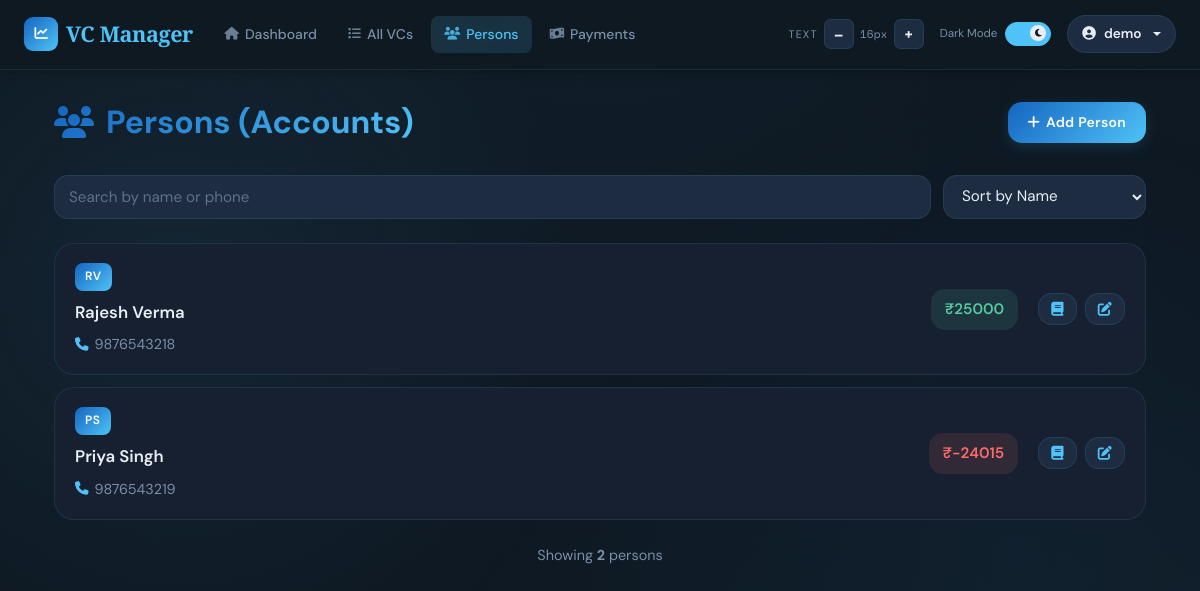
Screenshot of /person/ (signed in) with the database file from the repository.
### app/models/user.py (models this page shows, shortened)
class User(UserMixin, db.Model):
    __tablename__ = 'users'
    id = db.Column(db.Integer, primary_key=True)
    email = db.Column(db.String(120), unique=True, nullable=False, index=True)
    name = db.Column(db.String(120), nullable=False)
    password_hash = db.Column(db.String(255), nullable=True)  # Nullable for OAuth-only users
    google_id = db.Column(db.String(255), unique=True, nullable=True)  # For OAuth users
    created_at = db.Column(db.DateTime, default=datetime.utcnow)
    last_login = db.Column(db.DateTime, nullable=True)
    vcs = db.relationship('VC', backref='user', lazy=True, cascade='all, delete-orphan')
    persons = db.relationship('Person', backref='user', lazy=True, cascade='all, delete-orphan')

### app/models/person.py (models this page shows, shortened)
class Person(db.Model):
    __tablename__ = 'persons'
    id = db.Column(db.Integer, primary_key=True)
    user_id = db.Column(db.Integer, db.ForeignKey('users.id'), nullable=False, index=True)
    name = db.Column(db.String(80), unique=True, nullable=False)
    short_name = db.Column(db.String(20), unique=True, nullable=False)
    phone = db.Column(db.String(20), nullable=False)
    phone2 = db.Column(db.String(20), nullable=True)
    opening_balance = db.Column(db.Float, default=0.0, nullable=True)
    created_at = db.Column(db.DateTime, default=datetime.utcnow)
    payments = db.relationship('Payment', backref='person', lazy=True)
    ledger_entries = db.relationship('LedgerEntry', backref='person', lazy=True)
    @property
    def ledger_balance(self):
        if self.ledger_entries:
            last_entry = sorted(self.ledger_entries, key=lambda e: e.date, reverse=True)[0]
            return last_entry.balance
        return self.opening_balance or 0.0

### app/models/ledger.py (models this page shows)
class LedgerEntry(db.Model):
    __tablename__ = 'ledger_entries'
    id = db.Column(db.Integer, primary_key=True)
    person_id = db.Column(db.Integer, db.ForeignKey('persons.id'), nullable=False, index=True)
    vc_id = db.Column(db.Integer, db.ForeignKey('vcs.id'), nullable=True, index=True)
    date = db.Column(db.DateTime, nullable=False, default=datetime.utcnow)
    narration = db.Column(db.Text, nullable=False)
    debit = db.Column(db.Float, default=0)
    credit = db.Column(db.Float, default=0)
    balance = db.Column(db.Float, default=0)
    created_at = db.Column(db.DateTime, default=datetime.utcnow)

### app/routes/person.py (the view)
@person_bp.route('/')
@login_required
def persons():
    persons = Person.query.filter_by(user_id=current_user.id).all()
    return render_template('person/list.html', persons=persons)

### templates/person/list.html (shortened to what this page needs)
{% extends "base.html" %}
{% block content %}
<div class="container-fluid">
    <div class="page-header">
        <h1 class="page-title">
            <i class="fas fa-users"></i>Persons (Accounts)
        </h1>
        <button class="btn btn-primary" onclick="location.href='{{ url_for('person.create_person') }}'">
            <i class="fas fa-plus"></i>Add Person
        </button>
    </div>
    <div class="control-bar">
        <div class="search-box">
            <input
                id="searchInput"
                type="search"
                class="form-control"
                placeholder="Search by name or phone">
        </div>
        <select id="sortSelect" class="sort-select">
            <option value="name_asc">Sort by Name</option>
        </select>
    </div>
    <div class="person-list">
        {% if persons %}
            {% for person in persons %}
            <div class="person-item" id="person-{{ person.id }}">
                <div class="person-item-main">
                    <div class="person-badge">{{ person.short_name }}</div>
                    <div class="person-name">{{ person.name }}</div>
                    <div class="person-meta">
                        {% if person.phone %}
                        <div class="person-meta-item">
                            <i class="fas fa-phone"></i>
                            <span>{{ person.phone }}</span>
                        </div>
                        {% endif %}
                    </div>
                </div>
                <div class="person-item-actions">
                    <div class="balance-badge {{ 'positive' if person.ledger_balance >= 0 else 'negative' }}">
                        ₹{{ "%.0f"|format(person.ledger_balance) }}
                    </div>
                    <div class="action-buttons">
                        <button class="btn" onclick="event.stopPropagation(); location.href='{{ url_for('ledger.person_ledger', person_id=person.id) }}'" title="View Ledger">
                            <i class="fas fa-book"></i>
                        </button>
                        <button class="btn" onclick="event.stopPropagation(); location.href='{{ url_for('person.edit_person', id=person.id) }}'" title="Edit">
                            <i class="fas fa-edit"></i>
                        </button>
                    </div>
                </div>
            </div>
            {% endfor %}
        {% endif %}
    </div>
    {% if persons %}
    <div style="margin-top: 24px; text-align: center; color: var(--text-muted); font-size: 0.9rem;">
        Showing <strong>{{ persons|length }}</strong> person{{ 's' if persons|length != 1 else '' }}
    </div>
    {% endif %}
</div>
{% endblock %}

### templates/base.html (shortened to what this page needs)
<!DOCTYPE html>
<html lang="en" data-theme="dark">
<head>
    <link href="https://cdnjs.cloudflare.com/ajax/libs/font-awesome/6.5.0/css/all.min.css" rel="stylesheet">
    <link href="https://cdn.jsdelivr.net/npm/bootstrap@5.3.0/dist/css/bootstrap.min.css" rel="stylesheet">
    <link rel="stylesheet" href="https://cdn.jsdelivr.net/npm/swiper@11/swiper-bundle.min.css" />
</head>
<body>
<nav class="navbar navbar-expand-lg" role="navigation" aria-label="Main navigation">
    <div class="container-fluid px-4">
        <a class="navbar-brand" href="{{ url_for('dashboard.index') }}">
            <div class="brand-icon" aria-hidden="true"><i class="fas fa-chart-line"></i></div>
            VC Manager
        </a>
        <div class="collapse navbar-collapse" id="navbarNav">
             {% if current_user.is_authenticated %}
            <ul class="navbar-nav me-auto">
                <li class="nav-item">
                    <a class="nav-link" href="{{ url_for('dashboard.index') }}">
                        <i class="fas fa-home"></i>Dashboard
                    </a>
                </li>
                <li class="nav-item">
                    <a class="nav-link" href="{{ url_for('vc.vcs_list') }}">
                        <i class="fas fa-list"></i>All VCs
                    </a>
                </li>
                <li class="nav-item">
                    <a class="nav-link" href="{{ url_for('person.persons') }}">
                        <i class="fas fa-users"></i>Persons
                    </a>
                </li>
                <li class="nav-item">
                    <a class="nav-link" href="{{ url_for('payment.record_payment') }}">
                        <i class="fas fa-money-bill-wave"></i>Payments
                    </a>
                </li>
            </ul>
            {%endif %}
            <div class="d-flex align-items-center ms-auto gap-2 mt-2 mt-lg-0">
                <div class="d-flex align-items-center gap-1" role="toolbar" aria-label="Font size">
                    <span class="a11y-label d-none d-xl-inline">Text</span>
                    <button class="fs-btn" id="fsDecrease" aria-label="Decrease font size" title="Smaller text">–</button>
                    <span class="fs-display" id="fsDisplay" aria-live="polite">16px</span>
                    <button class="fs-btn" id="fsIncrease" aria-label="Increase font size" title="Larger text">+</button>
                </div>
                <div class="d-flex align-items-center gap-2" aria-label="Theme">
                    <span class="toggle-label-text d-none d-xl-inline" id="themeLabel">Dark</span>
                    <label class="toggle-switch" aria-label="Toggle light/dark mode">
                        <div class="toggle-track"></div>
                        <div class="toggle-thumb">
                            <i class="fas fa-moon" id="toggleIcon"></i>
                        </div>
                    </label>
                </div>
                {% if current_user.is_authenticated %}
                <div class="dropdown">
                    <button class="user-btn dropdown-toggle" type="button"
                            data-bs-toggle="dropdown" aria-expanded="false">
                        <i class="fas fa-user-circle"></i>
                        <span class="d-none d-sm-inline">{{ current_user.name }}</span>
                    </button>
                </div>
                {% endif %}
            </div>
        </div>
    </div>
</nav>
<main class="main-content" role="main">
    <div class="container">
        <div class="fade-in">
            {% block content %}{% endblock %}
        </div>
    </div>
</main>
</body>
</html>

### templates/person/list.html (style rules this page uses)
html { font-size: var(--fs-base); }
body { font-size: var(--fs-base); }
.page-header { display: flex; justify-content: space-between; align-items: center; gap: 12px; margin-bottom: 32px; flex-wrap: nowrap; }
.page-title { font-size: 2rem; font-weight: 700; background: var(--grad-header); -webkit-background-clip: text; -webkit-text-fill-color: transparent; margin: 0; display: flex; align-items: center; gap: 12px; white-space: nowrap; flex-shrink: 0; }
.page-title i { color: var(--accent); flex-shrink: 0; }
.control-bar { display: flex; gap: 12px; flex-wrap: wrap; margin-bottom: 24px; align-items: center; }
.search-box { display: flex; gap: 8px; flex: 1; min-width: 240px; }
.search-box .form-control { background: var(--surface2); color: var(--text); border: 1.5px solid var(--border); border-radius: var(--radius-md); padding: 10px 14px; font-size: 0.95rem; }
.search-box .form-control::placeholder { color: var(--text-muted); }
.sort-select { background: var(--surface2); color: var(--text); border: 1.5px solid var(--border); border-radius: var(--radius-md); padding: 10px 14px; font-size: 0.95rem; cursor: pointer; transition: all 0.28s cubic-bezier(.4,0,.2,1); }
.person-list { display: flex; flex-direction: column; gap: 12px; }
.person-item { background: var(--surface); border: 1.5px solid var(--border); border-radius: var(--radius-lg); padding: 18px 20px; transition: all 0.28s cubic-bezier(.4,0,.2,1); cursor: pointer; display: flex; align-items: center; justify-content: space-between; gap: 20px; }
.person-item-main { flex: 1; min-width: 0; }
.person-name { font-size: 1.05rem; font-weight: 600; color: var(--text); margin-bottom: 8px; }
.person-badge { background: var(--grad-header); color: #fff; padding: 4px 10px; border-radius: var(--radius-sm); font-weight: 600; font-size: 0.75rem; text-transform: uppercase; letter-spacing: 0.05em; display: inline-block; margin-bottom: 8px; margin-right: 8px; }
.person-meta { display: flex; gap: 16px; flex-wrap: wrap; font-size: 0.9rem; color: var(--text-muted); }
.person-meta-item { display: flex; align-items: center; gap: 6px; }
.person-meta-item i { color: var(--accent); font-size: 0.85rem; }
.person-item-actions { display: flex; gap: 20px; align-items: center; min-width: fit-content; }
.balance-badge { padding: 8px 14px; border-radius: var(--radius-md); font-weight: 600; text-align: center; font-size: 0.95rem; }
.balance-badge.positive { background: var(--success-bg); color: var(--success); }
.balance-badge.negative { background: var(--danger-bg); color: var(--danger); }
.action-buttons { display: flex; gap: 8px; }
.action-buttons .btn { padding: 8px 12px; border-radius: var(--radius-md); transition: all 0.28s cubic-bezier(.4,0,.2,1); border: 1.5px solid var(--border); background: var(--surface2); color: var(--accent); cursor: pointer; display: flex; align-items: center; justify-content: center; }

### rows the page displays
User: name "demo"
Person: short_name "RV", name "Rajesh Verma", phone "9876543218"
LedgerEntry: ledger_balance "25000"
Person: short_name "PS", name "Priya Singh", phone "9876543219"
LedgerEntry: ledger_balance "-24015"

### other values shown
{{ persons|length }} "2"
{{ 's' if persons|length != 1 else '' }} "s"
